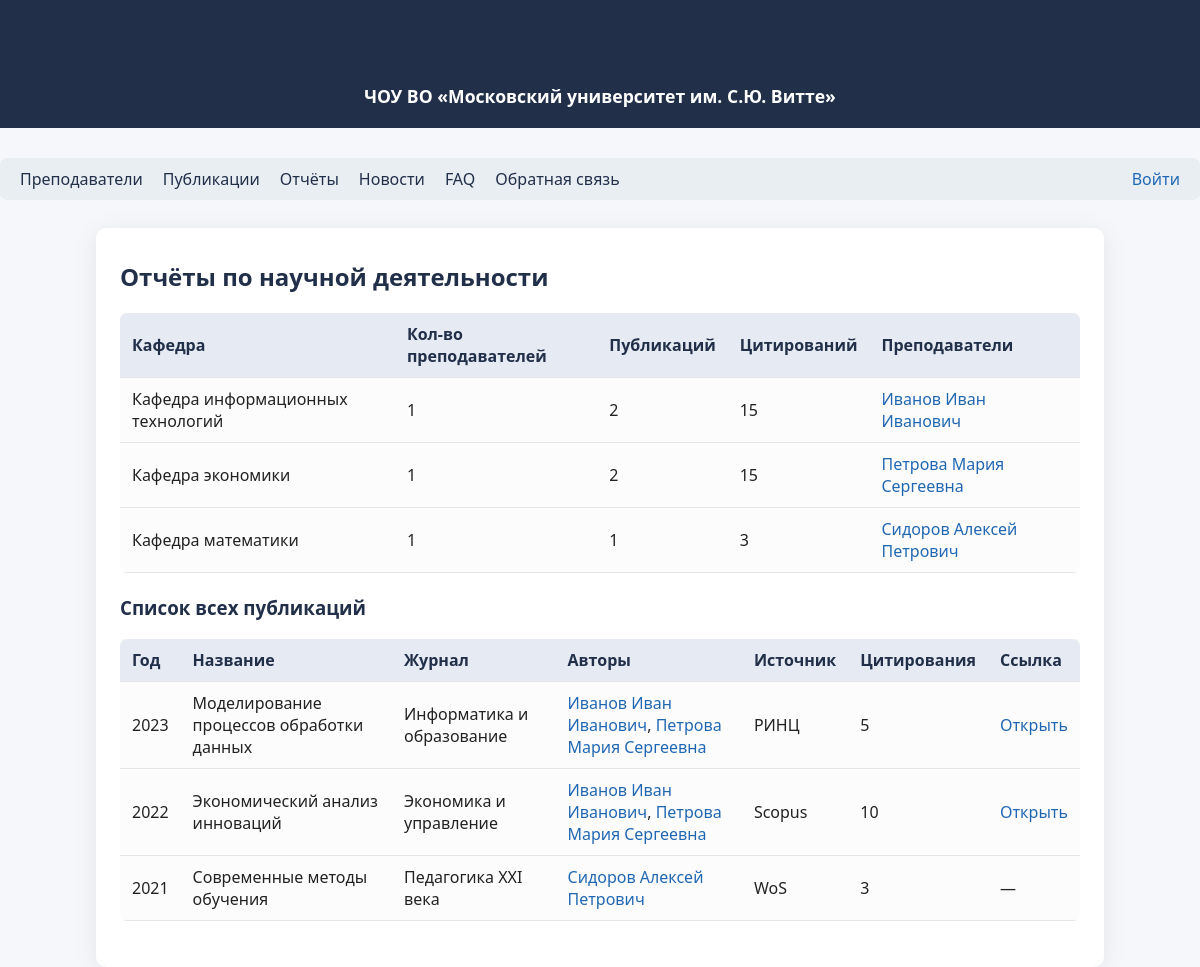
Page /reports on the committed database.
### tables this page shows
CREATE TABLE lecturers (
            id INTEGER PRIMARY KEY AUTOINCREMENT,
            fio TEXT,
            position TEXT,
            department TEXT,
            academic_degree TEXT,
            orcid TEXT,
            email TEXT
        );

CREATE TABLE publications (
            id INTEGER PRIMARY KEY AUTOINCREMENT,
            title TEXT,
            year INTEGER,
            journal TEXT,
            source TEXT,
            link TEXT,
            citations INTEGER,
            doi TEXT
        );

### app/routes.py (the view)
@bp.route('/reports')
def reports():
    lecturers = get_all_lecturers()
    pubs = get_all_publications()
    departments = {}
    for l in lecturers:
        dep = l['department']
        if dep not in departments:
            departments[dep] = {'lecturers': [], 'publications': 0, 'citations': 0}
        departments[dep]['lecturers'].append(l)
        pubs_by_l = get_publications_by_lecturer(l['id'])
        departments[dep]['publications'] += len(pubs_by_l)
        departments[dep]['citations'] += sum([int(p['citations']) for p in pubs_by_l if p['citations']])
    return render_template('reports.html', departments=departments, pubs=pubs)

### app/models.py (called while the page is built)
def get_db():
    db = getattr(g, '_database', None)
    if db is None:
        db = g._database = sqlite3.connect(DATABASE)
        db.row_factory = sqlite3.Row
    return db

def get_all_lecturers():
    db = get_db()
    return db.execute(
        "SELECT * FROM lecturers"
    ).fetchall()

def get_all_publications():
    db = get_db()
    pubs = db.execute(
        "SELECT * FROM publications ORDER BY year DESC"
    ).fetchall()
    return pubs

def get_publications_by_lecturer(lecturer_id):
    db = get_db()
    pubs = db.execute(
        "SELECT p.* FROM publications p "
        "JOIN lecturer_publications lp ON p.id = lp.publication_id "
        "WHERE lp.lecturer_id = ? ORDER BY p.year DESC",
        (lecturer_id,)
    ).fetchall()
    return pubs

### app/routes.py (called while the page is built)
@bp.before_app_request
def load_logged_in_user():
    user_id = session.get('user_id')
    g.user = get_user_by_id(user_id) if user_id else None

### app/templates/reports.html (shortened to what this page needs)
{% extends "base.html" %}
{% block content %}
<h2>Отчёты по научной деятельности</h2>
<table>
    <thead>
        <tr>
            <th>Кафедра</th>
            <th>Кол-во преподавателей</th>
            <th>Публикаций</th>
            <th>Цитирований</th>
            <th>Преподаватели</th>
        </tr>
    </thead>
    <tbody>
    {% for department, data in departments.items() %}
        <tr>
            <td>{{ department }}</td>
            <td>{{ data['lecturers']|length }}</td>
            <td>{{ data['publications'] }}</td>
            <td>{{ data['citations'] }}</td>
            <td>
                {% for l in data['lecturers'] %}
                    <a href="{{ url_for('main.lecturer_profile', lecturer_id=l['id']) }}">{{ l['fio'] }}</a>{% if not loop.last %}, {% endif %}
                {% endfor %}
            </td>
        </tr>
    {% endfor %}
    </tbody>
</table>
<h3>Список всех публикаций</h3>
<table>
    <thead>
        <tr>
            <th>Год</th>
            <th>Название</th>
            <th>Журнал</th>
            <th>Авторы</th>
            <th>Источник</th>
            <th>Цитирования</th>
            <th>Ссылка</th>
        </tr>
    </thead>
    <tbody>
    {% for pub in pubs %}
        <tr>
            <td>{{ pub['year'] }}</td>
            <td>{{ pub['title'] }}</td>
            <td>{{ pub['journal'] }}</td>
            <td>
                {% set authors = [] %}
                {% for lecturer in get_all_lecturers() %}
                    {% for lp in get_publications_by_lecturer(lecturer['id']) %}
                        {% if lp['id'] == pub['id'] %}
                            {% set _ = authors.append('<a href="' ~ url_for('main.lecturer_profile', lecturer_id=lecturer['id']) ~ '">' ~ lecturer['fio'] ~ '</a>') %}
                        {% endif %}
                    {% endfor %}
                {% endfor %}
                {{ authors|join(', ')|safe }}
            </td>
            <td>{{ pub['source'] }}</td>
            <td>{{ pub['citations']|default(0) }}</td>
            <td>
                {% if pub['link'] %}
                    <a href="{{ pub['link'] }}" target="_blank">Открыть</a>
                {% else %}
                    —
                {% endif %}
            </td>
        </tr>
    {% endfor %}
    </tbody>
</table>
{% endblock %}

### app/static/css/style.css (style rules this page uses)
body { font-family: 'Segoe UI', Arial, sans-serif; background: #f5f7fa; margin: 0; padding: 0; color: #222; }
h1, h2, h3 { color: #212f49; margin-top: 0; }
a { color: #2067b2; text-decoration: none; }
table { border-collapse: collapse; width: 100%; margin-bottom: 22px; background: #fcfcfc; border-radius: 7px; overflow: hidden; }
th, td { padding: 10px 12px; text-align: left; border-bottom: 1px solid #e5e5e5; }
th { background: #e6eaf2; color: #212f49; font-weight: 600; }

### rows in the picture
lecturers: department "Кафедра информационных технологий", lecturers|length "1", publications "2", citations "15", fio "Иванов Иван Иванович"
lecturers: department "Кафедра экономики", lecturers|length "1", publications "2", citations "15", fio "Петрова Мария Сергеевна"
lecturers: department "Кафедра математики", lecturers|length "1", publications "1", citations "3", fio "Сидоров Алексей Петрович"
publications: year "2023", title "Моделирование процессов обработки данных", journal "Информатика и образование", authors "Иванов Иван Иванович , Петрова Мария Сергеевна", source "РИНЦ", citations "5"
publications: year "2022", title "Экономический анализ инноваций", journal "Экономика и управление", authors "Иванов Иван Иванович , Петрова Мария Сергеевна", source "Scopus", citations "10"
publications: year "2021", title "Современные методы обучения", journal "Педагогика XXI века", authors "Сидоров Алексей Петрович", source "WoS", citations "3"
